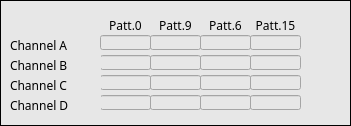
   <widget class="caFrame" name="caframe_6">
    <property name="geometry">
     <rect>
      <x>5</x>
      <y>220</y>
      <width>351</width>
      <height>126</height>
     </rect>
    </property>
    <property name="styleSheet">
     <string notr="true">background-color: rgb(231, 231, 231);</string>
    </property>
    <property name="frameShape">
     <enum>QFrame::Box</enum>
    </property>
    <property name="frameShadow">
     <enum>QFrame::Plain</enum>
    </property>
    <property name="lineWidth">
     <number>1</number>
    </property>
    <property name="midLineWidth">
     <number>1</number>
    </property>
    <property name="background">
     <color>
      <red>0</red>
      <green>0</green>
      <blue>0</blue>
     </color>
    </property>
    <property name="backgroundMode">
     <enum>caFrame::Filled</enum>
    </property>
    <widget class="caLineEdit" name="calineedit_4">
     <property name="geometry">
      <rect>
       <x>200</x>
       <y>35</y>
       <width>51</width>
       <height>15</height>
      </rect>
     </property>
     <property name="font">
      <font>
       <family>Sans Serif</family>
       <pointsize>9</pointsize>
      </font>
     </property>
     <property name="text">
      <string/>
     </property>
     <property name="echoMode">
      <enum>QLineEdit::Normal</enum>
     </property>
     <property name="alignment">
      <set>Qt::AlignRight|Qt::AlignTop|Qt::AlignTrailing</set>
     </property>
     <property name="readOnly">
      <bool>true</bool>
     </property>
     <property name="channel" stdset="0">
      <string notr="true">$(BPM):dsc:coeff:ch_a:gain_2</string>
     </property>
     <property name="background">
      <color>
       <red>255</red>
       <green>255</green>
       <blue>255</blue>
      </color>
     </property>
     <property name="colorMode">
      <enum>caLineEdit::Static</enum>
     </property>
     <property name="precision">
      <number>3</number>
     </property>
     <property name="precisionMode">
      <enum>caLineEdit::User</enum>
     </property>
     <property name="fontScaleMode">
      <enum>caLineEdit::WidthAndHeight</enum>
     </property>
    </widget>
    <widget class="QLabel" name="label_21">
     <property name="geometry">
      <rect>
       <x>250</x>
       <y>15</y>
       <width>51</width>
       <height>20</height>
      </rect>
     </property>
     <property name="font">
      <font>
       <family>Sans Serif</family>
       <pointsize>9</pointsize>
      </font>
     </property>
     <property name="text">
      <string>Patt.15</string>
     </property>
     <property name="alignment">
      <set>Qt::AlignCenter</set>
     </property>
    </widget>
    <widget class="caLineEdit" name="calineedit_13">
     <property name="geometry">
      <rect>
       <x>150</x>
       <y>75</y>
       <width>51</width>
       <height>15</height>
      </rect>
     </property>
     <property name="font">
      <font>
       <family>Sans Serif</family>
       <pointsize>9</pointsize>
      </font>
     </property>
     <property name="text">
      <string/>
     </property>
     <property name="echoMode">
      <enum>QLineEdit::Normal</enum>
     </property>
     <property name="alignment">
      <set>Qt::AlignRight|Qt::AlignTop|Qt::AlignTrailing</set>
     </property>
     <property name="readOnly">
      <bool>true</bool>
     </property>
     <property name="channel" stdset="0">
      <string notr="true">$(BPM):dsc:coeff:ch_c:gain_1</string>
     </property>
     <property name="background">
      <color>
       <red>255</red>
       <green>255</green>
       <blue>255</blue>
      </color>
     </property>
     <property name="colorMode">
      <enum>caLineEdit::Static</enum>
     </property>
     <property name="precision">
      <number>3</number>
     </property>
     <property name="precisionMode">
      <enum>caLineEdit::User</enum>
     </property>
     <property name="fontScaleMode">
      <enum>caLineEdit::WidthAndHeight</enum>
     </property>
    </widget>
    <widget class="caRelatedDisplay" name="carelateddisplay_2">
     <property name="geometry">
      <rect>
       <x>310</x>
       <y>55</y>
       <width>31</width>
       <height>16</height>
      </rect>
     </property>
     <property name="font">
      <font>
       <pointsize>9</pointsize>
      </font>
     </property>
     <property name="labels">
      <string notr="true">plot</string>
     </property>
     <property name="files">
      <string notr="true">dsc_ch</string>
     </property>
     <property name="args">
      <string notr="true">BPM=$(BPM):dsc:coeff:ch_b,CH=B,BPM1=$(BPM)</string>
     </property>
    </widget>
    <widget class="caRelatedDisplay" name="carelateddisplay">
     <property name="geometry">
      <rect>
       <x>310</x>
       <y>35</y>
       <width>31</width>
       <height>16</height>
      </rect>
     </property>
     <property name="font">
      <font>
       <pointsize>9</pointsize>
      </font>
     </property>
     <property name="labels">
      <string notr="true">plot</string>
     </property>
     <property name="files">
      <string notr="true">dsc_ch</string>
     </property>
     <property name="args">
      <string notr="true">BPM=$(BPM):dsc:coeff:ch_a,CH=A,BPM1=$(BPM)</string>
     </property>
    </widget>
    <widget class="caLineEdit" name="calineedit_9">
     <property name="geometry">
      <rect>
       <x>150</x>
       <y>55</y>
       <width>51</width>
       <height>15</height>
      </rect>
     </property>
     <property name="font">
      <font>
       <family>Sans Serif</family>
       <pointsize>9</pointsize>
      </font>
     </property>
     <property name="text">
      <string/>
     </property>
     <property name="echoMode">
      <enum>QLineEdit::Normal</enum>
     </property>
     <property name="alignment">
      <set>Qt::AlignRight|Qt::AlignTop|Qt::AlignTrailing</set>
     </property>
     <property name="readOnly">
      <bool>true</bool>
     </property>
     <property name="channel" stdset="0">
      <string notr="true">$(BPM):dsc:coeff:ch_b:gain_1</string>
     </property>
     <property name="background">
      <color>
       <red>255</red>
       <green>255</green>
       <blue>255</blue>
      </color>
     </property>
     <property name="colorMode">
      <enum>caLineEdit::Static</enum>
     </property>
     <property name="precision">
      <number>3</number>
     </property>
     <property name="precisionMode">
      <enum>caLineEdit::User</enum>
     </property>
     <property name="fontScaleMode">
      <enum>caLineEdit::WidthAndHeight</enum>
     </property>
    </widget>
    <widget class="caLineEdit" name="calineedit_15">
     <property name="geometry">
      <rect>
       <x>100</x>
       <y>95</y>
       <width>51</width>
       <height>15</height>
      </rect>
     </property>
     <property name="font">
      <font>
       <family>Sans Serif</family>
       <pointsize>9</pointsize>
      </font>
     </property>
     <property name="text">
      <string/>
     </property>
     <property name="echoMode">
      <enum>QLineEdit::Normal</enum>
     </property>
     <property name="alignment">
      <set>Qt::AlignRight|Qt::AlignTop|Qt::AlignTrailing</set>
     </property>
     <property name="readOnly">
      <bool>true</bool>
     </property>
     <property name="channel" stdset="0">
      <string notr="true">$(BPM):dsc:coeff:ch_d:gain_0</string>
     </property>
     <property name="background">
      <color>
       <red>255</red>
       <green>255</green>
       <blue>255</blue>
      </color>
     </property>
     <property name="colorMode">
      <enum>caLineEdit::Static</enum>
     </property>
     <property name="precision">
      <number>3</number>
     </property>
     <property name="precisionMode">
      <enum>caLineEdit::User</enum>
     </property>
     <property name="fontScaleMode">
      <enum>caLineEdit::WidthAndHeight</enum>
     </property>
    </widget>
    <widget class="caLineEdit" name="calineedit_11">
     <property name="geometry">
      <rect>
       <x>100</x>
       <y>75</y>
       <width>51</width>
       <height>15</height>
      </rect>
     </property>
     <property name="font">
      <font>
       <family>Sans Serif</family>
       <pointsize>9</pointsize>
      </font>
     </property>
     <property name="text">
      <string/>
     </property>
     <property name="echoMode">
      <enum>QLineEdit::Normal</enum>
     </property>
     <property name="alignment">
      <set>Qt::AlignRight|Qt::AlignTop|Qt::AlignTrailing</set>
     </property>
     <property name="readOnly">
      <bool>true</bool>
     </property>
     <property name="channel" stdset="0">
      <string notr="true">$(BPM):dsc:coeff:ch_c:gain_0</string>
     </property>
     <property name="background">
      <color>
       <red>255</red>
       <green>255</green>
       <blue>255</blue>
      </color>
     </property>
     <property name="colorMode">
      <enum>caLineEdit::Static</enum>
     </property>
     <property name="precision">
      <number>3</number>
     </property>
     <property name="precisionMode">
      <enum>caLineEdit::User</enum>
     </property>
     <property name="fontScaleMode">
      <enum>caLineEdit::WidthAndHeight</enum>
     </property>
    </widget>
    <widget class="caLineEdit" name="calineedit_14">
     <property name="geometry">
      <rect>
       <x>250</x>
       <y>95</y>
       <width>51</width>
       <height>15</height>
      </rect>
     </property>
     <property name="font">
      <font>
       <family>Sans Serif</family>
       <pointsize>9</pointsize>
      </font>
     </property>
     <property name="text">
      <string/>
     </property>
     <property name="echoMode">
      <enum>QLineEdit::Normal</enum>
     </property>
     <property name="alignment">
      <set>Qt::AlignRight|Qt::AlignTop|Qt::AlignTrailing</set>
     </property>
     <property name="readOnly">
      <bool>true</bool>
     </property>
     <property name="channel" stdset="0">
      <string notr="true">$(BPM):dsc:coeff:ch_d:gain_3</string>
     </property>
     <property name="background">
      <color>
       <red>255</red>
       <green>255</green>
       <blue>255</blue>
      </color>
     </property>
     <property name="colorMode">
      <enum>caLineEdit::Static</enum>
     </property>
     <property name="precision">
      <number>3</number>
     </property>
     <property name="precisionMode">
      <enum>caLineEdit::User</enum>
     </property>
     <property name="fontScaleMode">
      <enum>caLineEdit::WidthAndHeight</enum>
     </property>
    </widget>
    <widget class="caLineEdit" name="calineedit_7">
     <property name="geometry">
      <rect>
       <x>100</x>
       <y>55</y>
       <width>51</width>
       <height>15</height>
      </rect>
     </property>
     <property name="font">
      <font>
       <family>Sans Serif</family>
       <pointsize>9</pointsize>
      </font>
     </property>
     <property name="text">
      <string/>
     </property>
     <property name="echoMode">
      <enum>QLineEdit::Normal</enum>
     </property>
     <property name="alignment">
      <set>Qt::AlignRight|Qt::AlignTop|Qt::AlignTrailing</set>
     </property>
     <property name="readOnly">
      <bool>true</bool>
     </property>
     <property name="channel" stdset="0">
      <string notr="true">$(BPM):dsc:coeff:ch_b:gain_0</string>
     </property>
     <property name="background">
      <color>
       <red>255</red>
       <green>255</green>
       <blue>255</blue>
      </color>
     </property>
     <property name="colorMode">
      <enum>caLineEdit::Static</enum>
     </property>
     <property name="precision">
      <number>3</number>
     </property>
     <property name="precisionMode">
      <enum>caLineEdit::User</enum>
     </property>
     <property name="fontScaleMode">
      <enum>caLineEdit::WidthAndHeight</enum>
     </property>
    </widget>
    <widget class="QLabel" name="label_10">
     <property name="geometry">
      <rect>
       <x>10</x>
       <y>55</y>
       <width>91</width>
       <height>20</height>
      </rect>
     </property>
     <property name="font">
      <font>
       <family>Sans Serif</family>
       <pointsize>9</pointsize>
      </font>
     </property>
     <property name="text">
      <string>Channel B</string>
     </property>
    </widget>
    <widget class="caLineEdit" name="calineedit_17">
     <property name="geometry">
      <rect>
       <x>150</x>
       <y>95</y>
       <width>51</width>
       <height>15</height>
      </rect>
     </property>
     <property name="font">
      <font>
       <family>Sans Serif</family>
       <pointsize>9</pointsize>
      </font>
     </property>
     <property name="text">
      <string/>
     </property>
     <property name="echoMode">
      <enum>QLineEdit::Normal</enum>
     </property>
     <property name="alignment">
      <set>Qt::AlignRight|Qt::AlignTop|Qt::AlignTrailing</set>
     </property>
     <property name="readOnly">
      <bool>true</bool>
     </property>
     <property name="channel" stdset="0">
      <string notr="true">$(BPM):dsc:coeff:ch_d:gain_1</string>
     </property>
     <property name="background">
      <color>
       <red>255</red>
       <green>255</green>
       <blue>255</blue>
      </color>
     </property>
     <property name="colorMode">
      <enum>caLineEdit::Static</enum>
     </property>
     <property name="precision">
      <number>3</number>
     </property>
     <property name="precisionMode">
      <enum>caLineEdit::User</enum>
     </property>
     <property name="fontScaleMode">
      <enum>caLineEdit::WidthAndHeight</enum>
     </property>
    </widget>
    <widget class="caLineEdit" name="calineedit_3">
     <property name="geometry">
      <rect>
       <x>150</x>
       <y>35</y>
       <width>51</width>
       <height>15</height>
      </rect>
     </property>
     <property name="font">
      <font>
       <family>Sans Serif</family>
       <pointsize>9</pointsize>
      </font>
     </property>
     <property name="text">
      <string/>
     </property>
     <property name="echoMode">
      <enum>QLineEdit::Normal</enum>
     </property>
     <property name="alignment">
      <set>Qt::AlignRight|Qt::AlignTop|Qt::AlignTrailing</set>
     </property>
     <property name="readOnly">
      <bool>true</bool>
     </property>
     <property name="channel" stdset="0">
      <string notr="true">$(BPM):dsc:coeff:ch_a:gain_1</string>
     </property>
     <property name="background">
      <color>
       <red>255</red>
       <green>255</green>
       <blue>255</blue>
      </color>
     </property>
     <property name="colorMode">
      <enum>caLineEdit::Static</enum>
     </property>
     <property name="precision">
      <number>3</number>
     </property>
     <property name="precisionMode">
      <enum>caLineEdit::User</enum>
     </property>
     <property name="fontScaleMode">
      <enum>caLineEdit::WidthAndHeight</enum>
     </property>
    </widget>
    <widget class="QLabel" name="label_12">
     <property name="geometry">
      <rect>
       <x>10</x>
       <y>75</y>
       <width>91</width>
       <height>20</height>
      </rect>
     </property>
     <property name="font">
      <font>
       <family>Sans Serif</family>
       <pointsize>9</pointsize>
      </font>
     </property>
     <property name="text">
      <string>Channel C</string>
     </property>
    </widget>
    <widget class="QLabel" name="label_9">
     <property name="geometry">
      <rect>
       <x>10</x>
       <y>35</y>
       <width>91</width>
       <height>20</height>
      </rect>
     </property>
     <property name="font">
      <font>
       <family>Sans Serif</family>
       <pointsize>9</pointsize>
      </font>
     </property>
     <property name="text">
      <string>Channel A</string>
     </property>
    </widget>
    <widget class="caLineEdit" name="calineedit_8">
     <property name="geometry">
      <rect>
       <x>200</x>
       <y>55</y>
       <width>51</width>
       <height>15</height>
      </rect>
     </property>
     <property name="font">
      <font>
       <family>Sans Serif</family>
       <pointsize>9</pointsize>
      </font>
     </property>
     <property name="text">
      <string/>
     </property>
     <property name="echoMode">
      <enum>QLineEdit::Normal</enum>
     </property>
     <property name="alignment">
      <set>Qt::AlignRight|Qt::AlignTop|Qt::AlignTrailing</set>
     </property>
     <property name="readOnly">
      <bool>true</bool>
     </property>
     <property name="channel" stdset="0">
      <string notr="true">$(BPM):dsc:coeff:ch_b:gain_2</string>
     </property>
     <property name="background">
      <color>
       <red>255</red>
       <green>255</green>
       <blue>255</blue>
      </color>
     </property>
     <property name="colorMode">
      <enum>caLineEdit::Static</enum>
     </property>
     <property name="precision">
      <number>3</number>
     </property>
     <property name="precisionMode">
      <enum>caLineEdit::User</enum>
     </property>
     <property name="fontScaleMode">
      <enum>caLineEdit::WidthAndHeight</enum>
     </property>
    </widget>
    <widget class="caLineEdit" name="calineedit_5">
     <property name="geometry">
      <rect>
       <x>250</x>
       <y>35</y>
       <width>51</width>
       <height>15</height>
      </rect>
     </property>
     <property name="font">
      <font>
       <family>Sans Serif</family>
       <pointsize>9</pointsize>
      </font>
     </property>
     <property name="text">
      <string/>
     </property>
     <property name="echoMode">
      <enum>QLineEdit::Normal</enum>
     </property>
     <property name="alignment">
      <set>Qt::AlignRight|Qt::AlignTop|Qt::AlignTrailing</set>
     </property>
     <property name="readOnly">
      <bool>true</bool>
     </property>
     <property name="channel" stdset="0">
      <string notr="true">$(BPM):dsc:coeff:ch_a:gain_3</string>
     </property>
     <property name="background">
      <color>
       <red>255</red>
       <green>255</green>
       <blue>255</blue>
      </color>
     </property>
     <property name="colorMode">
      <enum>caLineEdit::Static</enum>
     </property>
     <property name="precision">
      <number>3</number>
     </property>
     <property name="precisionMode">
      <enum>caLineEdit::User</enum>
     </property>
     <property name="fontScaleMode">
      <enum>caLineEdit::WidthAndHeight</enum>
     </property>
    </widget>
    <widget class="QLabel" name="label_13">
     <property name="geometry">
      <rect>
       <x>100</x>
       <y>15</y>
       <width>51</width>
       <height>20</height>
      </rect>
     </property>
     <property name="font">
      <font>
       <family>Sans Serif</family>
       <pointsize>9</pointsize>
      </font>
     </property>
     <property name="text">
      <string>Patt.0</string>
     </property>
     <property name="alignment">
      <set>Qt::AlignCenter</set>
     </property>
    </widget>
    <widget class="caLineEdit" name="calineedit_16">
     <property name="geometry">
      <rect>
       <x>200</x>
       <y>95</y>
       <width>51</width>
       <height>15</height>
      </rect>
     </property>
     <property name="font">
      <font>
       <family>Sans Serif</family>
       <pointsize>9</pointsize>
      </font>
     </property>
     <property name="text">
      <string/>
     </property>
     <property name="echoMode">
      <enum>QLineEdit::Normal</enum>
     </property>
     <property name="alignment">
      <set>Qt::AlignRight|Qt::AlignTop|Qt::AlignTrailing</set>
     </property>
     <property name="readOnly">
      <bool>true</bool>
     </property>
     <property name="channel" stdset="0">
      <string notr="true">$(BPM):dsc:coeff:ch_d:gain_2</string>
     </property>
     <property name="background">
      <color>
       <red>255</red>
       <green>255</green>
       <blue>255</blue>
      </color>
     </property>
     <property name="colorMode">
      <enum>caLineEdit::Static</enum>
     </property>
     <property name="precision">
      <number>3</number>
     </property>
     <property name="precisionMode">
      <enum>caLineEdit::User</enum>
     </property>
     <property name="fontScaleMode">
      <enum>caLineEdit::WidthAndHeight</enum>
     </property>
    </widget>
    <widget class="QLabel" name="label_20">
     <property name="geometry">
      <rect>
       <x>200</x>
       <y>15</y>
       <width>51</width>
       <height>20</height>
      </rect>
     </property>
     <property name="font">
      <font>
       <family>Sans Serif</family>
       <pointsize>9</pointsize>
      </font>
     </property>
     <property name="text">
      <string>Patt.6</string>
     </property>
     <property name="alignment">
      <set>Qt::AlignCenter</set>
     </property>
    </widget>
    <widget class="caLineEdit" name="calineedit_2">
     <property name="geometry">
      <rect>
       <x>100</x>
       <y>35</y>
       <width>51</width>
       <height>15</height>
      </rect>
     </property>
     <property name="font">
      <font>
       <family>Sans Serif</family>
       <pointsize>9</pointsize>
      </font>
     </property>
     <property name="text">
      <string/>
     </property>
     <property name="echoMode">
      <enum>QLineEdit::Normal</enum>
     </property>
     <property name="alignment">
      <set>Qt::AlignRight|Qt::AlignTop|Qt::AlignTrailing</set>
     </property>
     <property name="readOnly">
      <bool>true</bool>
     </property>
     <property name="channel" stdset="0">
      <string notr="true">$(BPM):dsc:coeff:ch_a:gain_0</string>
     </property>
     <property name="background">
      <color>
       <red>255</red>
       <green>255</green>
       <blue>255</blue>
      </color>
     </property>
     <property name="colorMode">
      <enum>caLineEdit::Static</enum>
     </property>
     <property name="framePresent" stdset="0">
      <bool>false</bool>
     </property>
     <property name="frameLineWidth" stdset="0">
      <number>0</number>
     </property>
     <property name="precision">
      <number>3</number>
     </property>
     <property name="precisionMode">
      <enum>caLineEdit::User</enum>
     </property>
     <property name="fontScaleMode">
      <enum>caLineEdit::WidthAndHeight</enum>
     </property>
    </widget>
    <widget class="caRelatedDisplay" name="carelateddisplay_3">
     <property name="geometry">
      <rect>
       <x>310</x>
       <y>75</y>
       <width>31</width>
       <height>16</height>
      </rect>
     </property>
     <property name="font">
      <font>
       <pointsize>9</pointsize>
      </font>
     </property>
     <property name="labels">
      <string notr="true">plot</string>
     </property>
     <property name="files">
      <string notr="true">dsc_ch</string>
     </property>
     <property name="args">
      <string notr="true">BPM=$(BPM):dsc:coeff:ch_c,CH=C,BPM1=$(BPM)</string>
     </property>
    </widget>
    <widget class="caLineEdit" name="calineedit_6">
     <property name="geometry">
      <rect>
       <x>250</x>
       <y>55</y>
       <width>51</width>
       <height>15</height>
      </rect>
     </property>
     <property name="font">
      <font>
       <family>Sans Serif</family>
       <pointsize>9</pointsize>
      </font>
     </property>
     <property name="text">
      <string/>
     </property>
     <property name="echoMode">
      <enum>QLineEdit::Normal</enum>
     </property>
     <property name="alignment">
      <set>Qt::AlignRight|Qt::AlignTop|Qt::AlignTrailing</set>
     </property>
     <property name="readOnly">
      <bool>true</bool>
     </property>
     <property name="channel" stdset="0">
      <string notr="true">$(BPM):dsc:coeff:ch_b:gain_3</string>
     </property>
     <property name="background">
      <color>
       <red>255</red>
       <green>255</green>
       <blue>255</blue>
      </color>
     </property>
     <property name="colorMode">
      <enum>caLineEdit::Static</enum>
     </property>
     <property name="precision">
      <number>3</number>
     </property>
     <property name="precisionMode">
      <enum>caLineEdit::User</enum>
     </property>
     <property name="fontScaleMode">
      <enum>caLineEdit::WidthAndHeight</enum>
     </property>
    </widget>
    <widget class="caLineEdit" name="calineedit_10">
     <property name="geometry">
      <rect>
       <x>250</x>
       <y>75</y>
       <width>51</width>
       <height>15</height>
      </rect>
     </property>
     <property name="font">
      <font>
       <family>Sans Serif</family>
       <pointsize>9</pointsize>
      </font>
     </property>
     <property name="text">
      <string/>
     </property>
     <property name="echoMode">
      <enum>QLineEdit::Normal</enum>
     </property>
     <property name="alignment">
      <set>Qt::AlignRight|Qt::AlignTop|Qt::AlignTrailing</set>
     </property>
     <property name="readOnly">
      <bool>true</bool>
     </property>
     <property name="channel" stdset="0">
      <string notr="true">$(BPM):dsc:coeff:ch_c:gain_3</string>
     </property>
     <property name="background">
      <color>
       <red>255</red>
       <green>255</green>
       <blue>255</blue>
      </color>
     </property>
     <property name="colorMode">
      <enum>caLineEdit::Static</enum>
     </property>
     <property name="precision">
      <number>3</number>
     </property>
     <property name="precisionMode">
      <enum>caLineEdit::User</enum>
     </property>
     <property name="fontScaleMode">
      <enum>caLineEdit::WidthAndHeight</enum>
     </property>
    </widget>
    <widget class="QLabel" name="label_11">
     <property name="geometry">
      <rect>
       <x>10</x>
       <y>95</y>
       <width>91</width>
       <height>20</height>
      </rect>
     </property>
     <property name="font">
      <font>
       <family>Sans Serif</family>
       <pointsize>9</pointsize>
      </font>
     </property>
     <property name="text">
      <string>Channel D</string>
     </property>
    </widget>
    <widget class="QLabel" name="label_14">
     <property name="geometry">
      <rect>
       <x>150</x>
       <y>15</y>
       <width>51</width>
       <height>20</height>
      </rect>
     </property>
     <property name="font">
      <font>
       <family>Sans Serif</family>
       <pointsize>9</pointsize>
      </font>
     </property>
     <property name="text">
      <string>Patt.9</string>
     </property>
     <property name="alignment">
      <set>Qt::AlignCenter</set>
     </property>
    </widget>
    <widget class="caLineEdit" name="calineedit_12">
     <property name="geometry">
      <rect>
       <x>200</x>
       <y>75</y>
       <width>51</width>
       <height>15</height>
      </rect>
     </property>
     <property name="font">
      <font>
       <family>Sans Serif</family>
       <pointsize>9</pointsize>
      </font>
     </property>
     <property name="text">
      <string/>
     </property>
     <property name="echoMode">
      <enum>QLineEdit::Normal</enum>
     </property>
     <property name="alignment">
      <set>Qt::AlignRight|Qt::AlignTop|Qt::AlignTrailing</set>
     </property>
     <property name="readOnly">
      <bool>true</bool>
     </property>
     <property name="channel" stdset="0">
      <string notr="true">$(BPM):dsc:coeff:ch_c:gain_2</string>
     </property>
     <property name="background">
      <color>
       <red>255</red>
       <green>255</green>
       <blue>255</blue>
      </color>
     </property>
     <property name="colorMode">
      <enum>caLineEdit::Static</enum>
     </property>
     <property name="precision">
      <number>3</number>
     </property>
     <property name="precisionMode">
      <enum>caLineEdit::User</enum>
     </property>
     <property name="fontScaleMode">
      <enum>caLineEdit::WidthAndHeight</enum>
     </property>
    </widget>
    <widget class="caRelatedDisplay" name="carelateddisplay_4">
     <property name="geometry">
      <rect>
       <x>310</x>
       <y>95</y>
       <width>31</width>
       <height>16</height>
      </rect>
     </property>
     <property name="font">
      <font>
       <pointsize>9</pointsize>
      </font>
     </property>
     <property name="labels">
      <string notr="true">plot</string>
     </property>
     <property name="files">
      <string notr="true">dsc_ch</string>
     </property>
     <property name="args">
      <string notr="true">BPM=$(BPM):dsc:coeff:ch_d,CH=D,BPM1=$(BPM)</string>
     </property>
    </widget>
   </widget>
